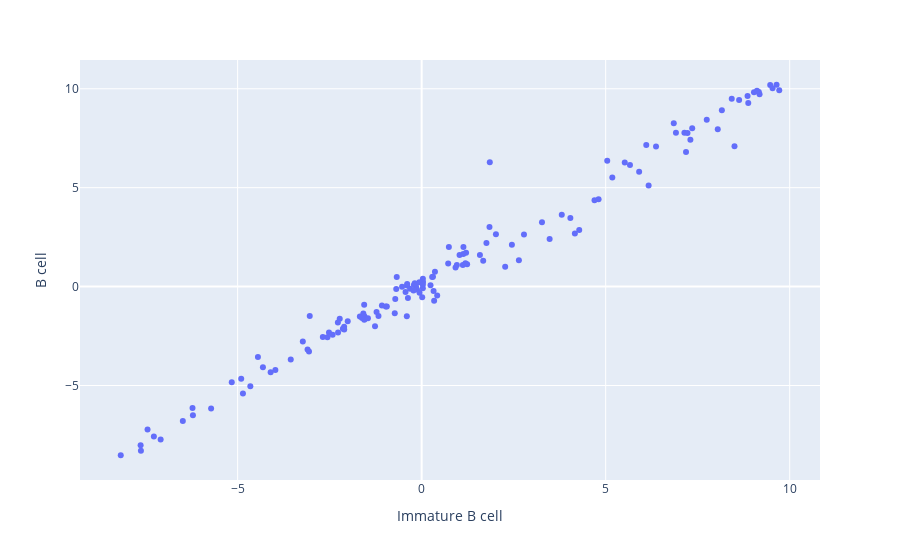

The notebook cell this image was saved under:
### Markdown cell above
We can now compare the coefficients that resulted from these two sets of comparisons to identify antibodies that differ between immature B cells and the general B cell population

### Code cell
import plotly.express as px

c = list(set(result_df2.index)&set(result_df1.index))
df = pd.DataFrame({"Immature B cell": result_df1["coeff"].loc[c], "B cell": result_df2["coeff"].loc[c], "name": c}, index=c)
fig = px.scatter(df, x="Immature B cell", y="B cell", hover_data=["name"])
fig.layout.height = 500
fig.show()

### Figure 1 — Plotly figure (JSON) as saved in the notebook; plotly's stock layout.template omitted (floating-point values rounded to 4 significant figures; data arrays with more than 128 entries replaced by an {"elided": "..."} marker saying what was removed)
{"data": [{"customdata": {"elided": "138x1 str values"}, "hovertemplate": "Immature B cell=%{x}<br>B cell=%{y}<br>name=%{customdata[0]}<extra></extra>", "legendgroup": "", "marker": {"color": "#636efa", "symbol": "circle"}, "mode": "markers", "name": "", "orientation": "v", "showlegend": false, "type": "scatter", "x": {"elided": "138 float values"}, "xaxis": "x", "y": {"elided": "138 float values"}, "yaxis": "y"}], "layout": {"autosize": true, "legend": {"tracegroupgap": 0}, "margin": {"t": 60}, "xaxis": {"anchor": "y", "autorange": true, "domain": [0, 1], "range": [-9.248, 10.79], "title": {"text": "Immature B cell"}, "type": "linear"}, "yaxis": {"anchor": "x", "autorange": true, "domain": [0, 1], "range": [-9.812, 11.49], "title": {"text": "B cell"}, "type": "linear"}}}
